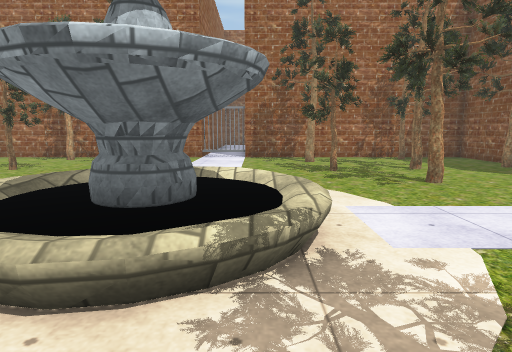
View 1 (above)

17 first-person views from a walk through a Unity game level. The camera is 1.3 m above the floor, tilts 8° down and sees 75° across. The floor is counted in squares, 1 m on a side. Each view is taken from the middle of a square. On the plan, view 1 faces up. The plan holds only what a view shows up to about 14 squares ahead; the rest is blank. The place goes on beyond the plan. The player is left out. Some surface patterns are stand-ins.

View 2
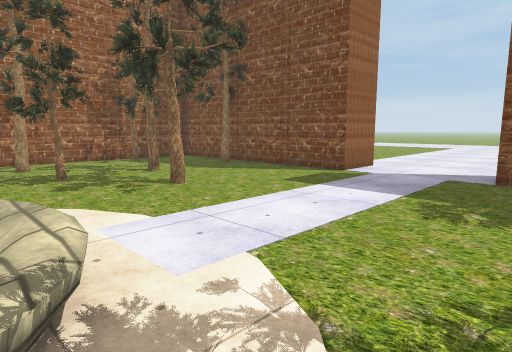

View 3
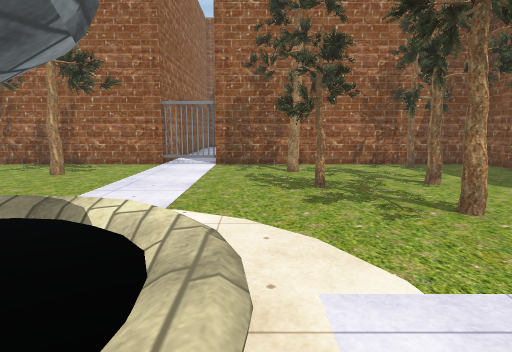

View 4
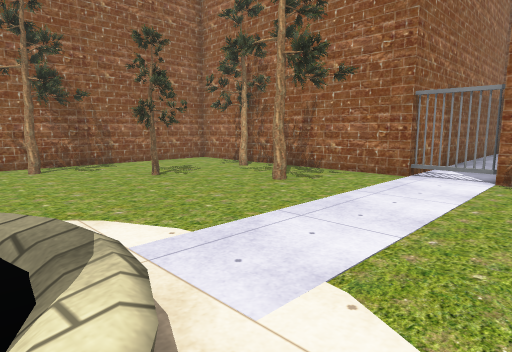

View 5
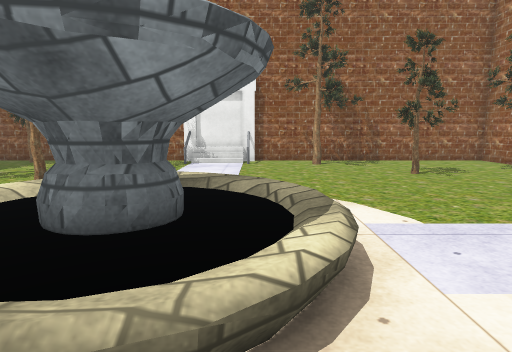

View 6
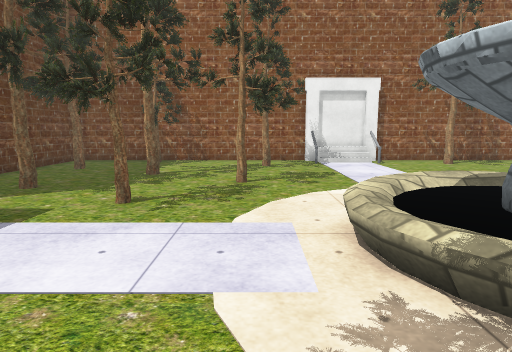

View 7
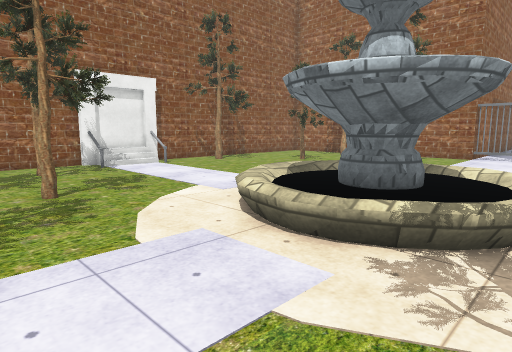

View 8
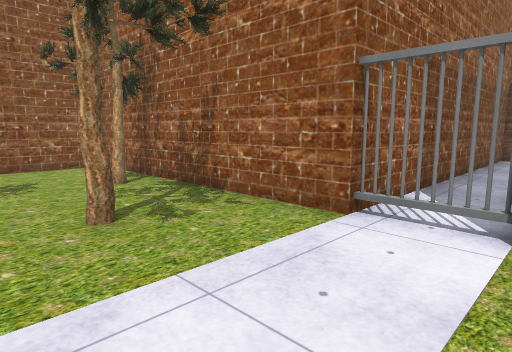

View 9
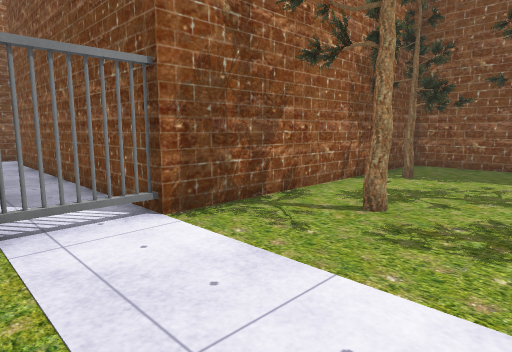

View 10
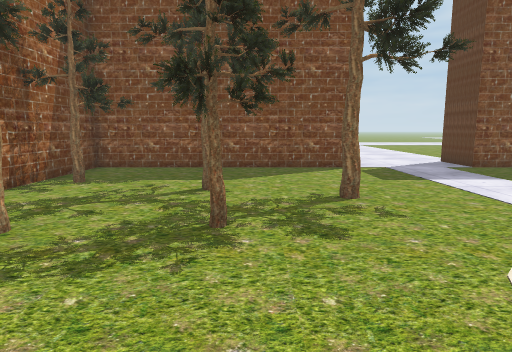

View 11
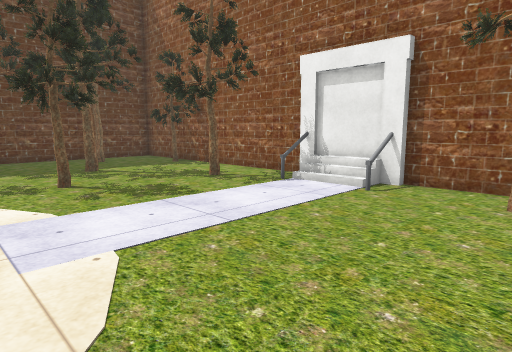

View 12
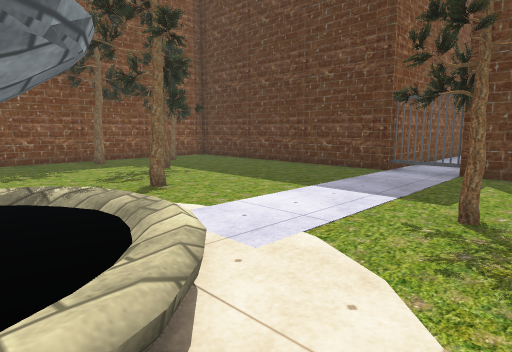

View 13
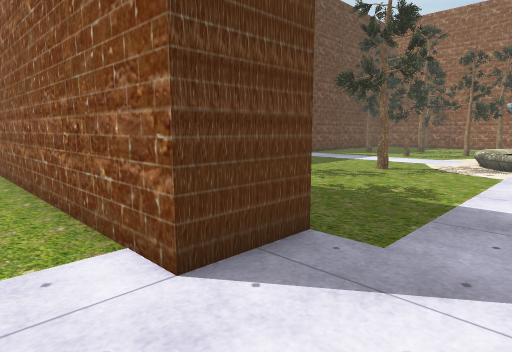

View 14
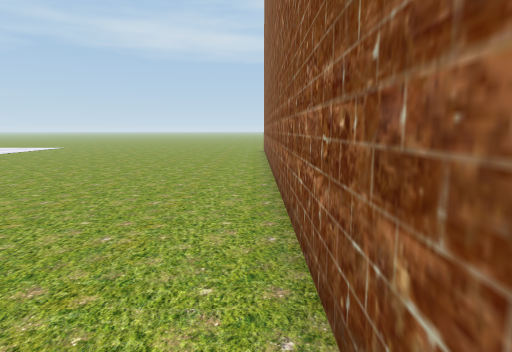

View 15
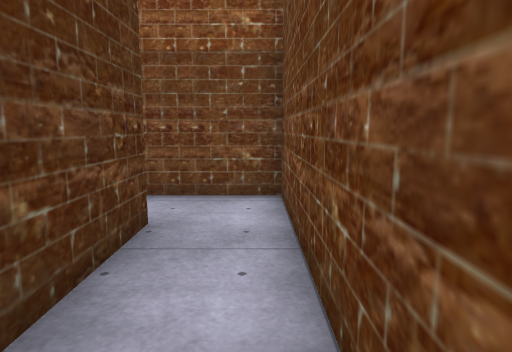

View 16
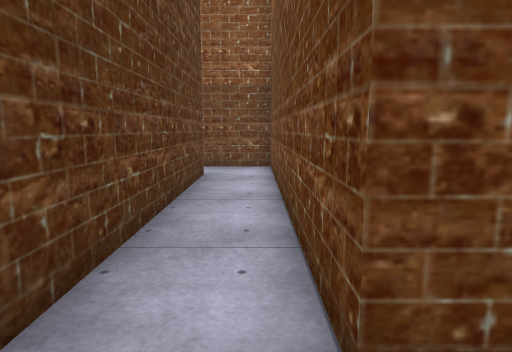

View 17
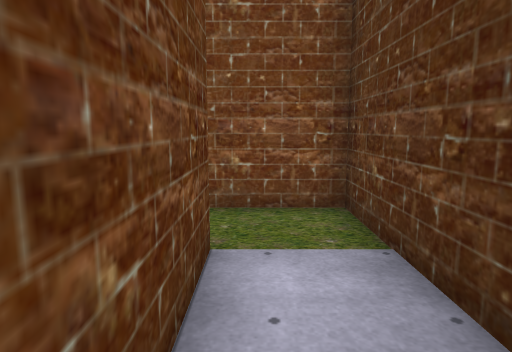

### Floor plan
Key: @ floor where view 1 was taken; # wall or solid block; x gap in a wall; . floor; / step, stairs or slope; F fountain; E fence; C grey cylinder; O other object.
Columns run from 12 left of view 1 to 13 right of it. Each row starts with its distance up from view 1.
 28          ###########..#
 27          #............#
 26          #............#
 25          #..###########
 24          #..#
 23          #..#
 22          #..#
 21          #..#
 20          #..#
 19          #..#
 18          #..#
 17          #..#
 16 ##########EE###########
 15 #.. #.........x...# ..#
 14 #.. #.........#...# ..#
 13 #......# .......... x #
 12 #....................##
 11 #...##........##.# ..##
 10 #...##........##.  ...#
  9 #   ..................#
  8 ##  ............#.....#
  7 #............... .....##..
  6 CC....... FFO.............
  5 #/.......FFFF.............
  4 #/.......FFFF.............
  3 ###......OFFO.............
  2 #.# ..................##..
  1 #.# . #...............##..
  0 #...........@.# ......##..
 -1 #.... ..##..........####..
 -2 ##...#. ##...... # .x.##..
 -3 ##..... ........       #..
 -4 #......#...........    #..
 -5 #..# ..............    #..
 -6 #..# .. ..........     #..
 -7 ##########EE######     #..
 -8             #          #..
 -9             #          #..

Where each view was taken, in squares from view 1:
view 1: 0 up, 0 right, facing up
view 2: 1 up, 0 right, facing up-right
view 3: 3 up, 1 right, facing up
view 4: 6 up, 1 right, facing up-left
view 5: 6 up, 2 right, facing left
view 6: 1 up, 2 right, facing left
view 7: 1 down, 1 right, facing up-left
view 8: 11 up, 0 right, facing up-left
view 9: 11 up, 3 left, facing up-right
view 10: 10 up, 2 left, facing right
view 11: 9 up, 4 left, facing down-left
view 12: 4 up, 5 left, facing down-right
view 13: 5 up, 13 right, facing down-left
view 14: 2 up, 12 right, facing down
view 15: 27 up, 4 right, facing left
view 16: 27 up, 9 right, facing left
view 17: 27 up, 4 right, facing right
